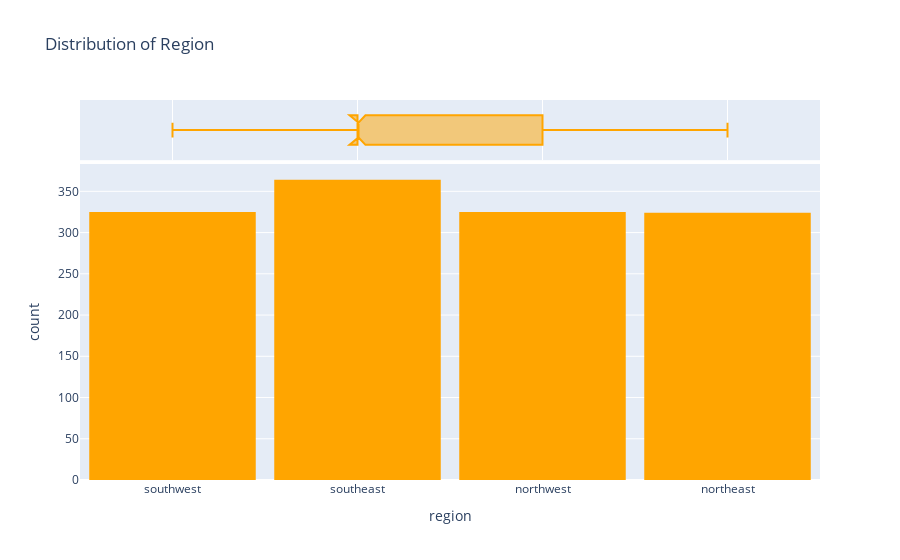

The code cell stored with this chart in its notebook:
### Markdown cell above
# Region

### Code cell
fig = px.histogram(medical_df, x='region', title="Distribution of Region", color_discrete_sequence=[ 'orange'], marginal='box')
fig.update_layout(bargap = 0.1)
fig.show()

### Figure 1 — Plotly figure (JSON) as saved in the notebook; plotly's stock layout.template omitted (floating-point values rounded to 4 significant figures; data arrays with more than 128 entries replaced by an {"elided": "..."} marker saying what was removed)
{"data": [{"alignmentgroup": "True", "bingroup": "x", "hovertemplate": "region=%{x}<br>count=%{y}<extra></extra>", "legendgroup": "", "marker": {"color": "orange", "pattern": {"shape": ""}}, "name": "", "offsetgroup": "", "orientation": "v", "showlegend": false, "type": "histogram", "x": {"elided": "1338 str values"}, "xaxis": "x", "yaxis": "y"}, {"alignmentgroup": "True", "hovertemplate": "region=%{x}<extra></extra>", "legendgroup": "", "marker": {"color": "orange"}, "name": "", "notched": true, "offsetgroup": "", "showlegend": false, "type": "box", "x": {"elided": "1338 str values"}, "xaxis": "x2", "yaxis": "y2"}], "layout": {"bargap": 0.1, "barmode": "relative", "legend": {"tracegroupgap": 0}, "title": {"text": "Distribution of Region"}, "xaxis": {"anchor": "y", "domain": [0, 1], "title": {"text": "region"}}, "xaxis2": {"anchor": "y2", "domain": [0, 1], "matches": "x", "showgrid": true, "showticklabels": false}, "yaxis": {"anchor": "x", "domain": [0, 0.8316], "title": {"text": "count"}}, "yaxis2": {"anchor": "x2", "domain": [0.8416, 1], "matches": "y2", "showgrid": false, "showline": false, "showticklabels": false, "ticks": ""}}}
